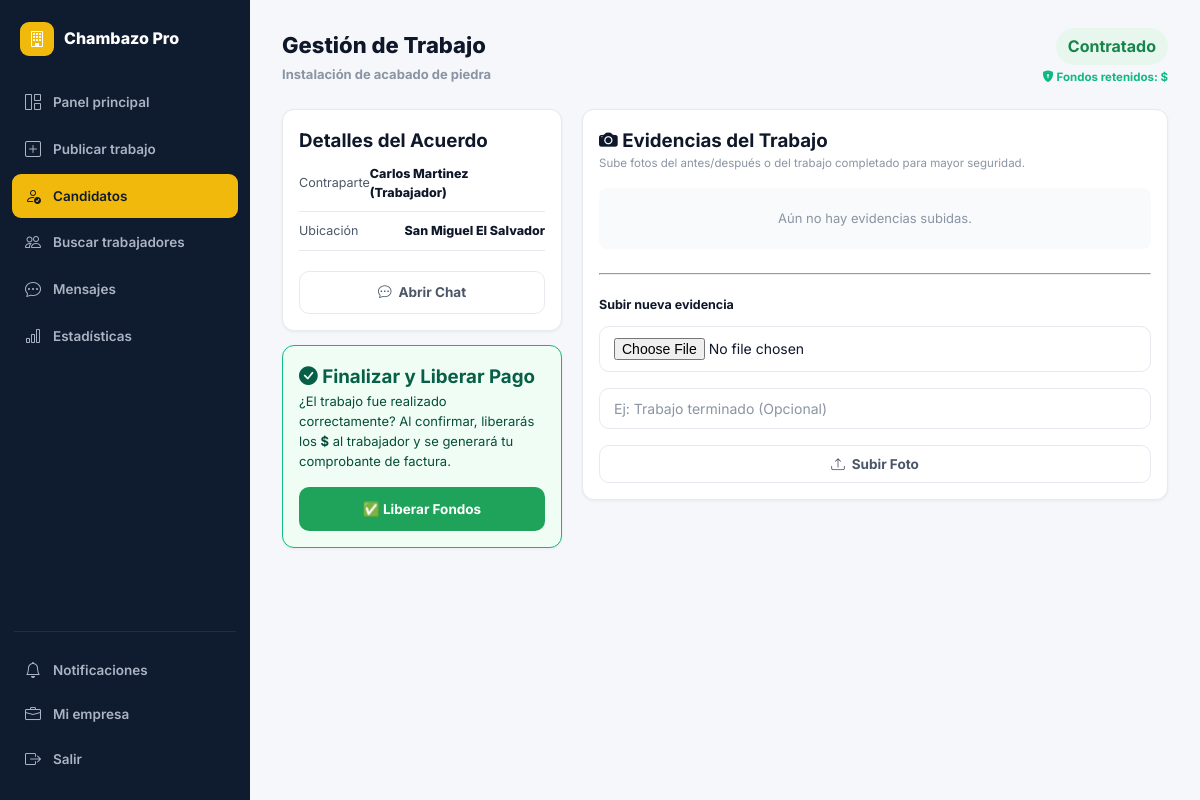
The page /solicitud/1/gestionar/ (signed in) on the database its author committed.
### core/models.py (models this page shows, shortened)
class Solicitud(models.Model):
    STATUS_CHOICES = [
        ('pendiente', 'Pendiente'),
        ('en_revision', 'En revisión'),
        ('aceptado', 'Aceptado'),
        ('rechazado', 'Rechazado'),
        ('contratado', 'Contratado'),
        ('en_progreso', 'En progreso'),
        ('completado', 'Completado'),
    ]
    trabajo   = models.ForeignKey(Trabajo, on_delete=models.CASCADE, related_name='solicitudes')
    trabajador= models.ForeignKey(User, on_delete=models.CASCADE, related_name='solicitudes')
    estado    = models.CharField(max_length=20, choices=STATUS_CHOICES, default='pendiente')
    mensaje   = models.TextField(blank=True)
    rapida    = models.BooleanField(default=False)
    tarifa_propuesta = models.DecimalField(max_digits=10, decimal_places=2, null=True, blank=True)
    pagado = models.BooleanField(default=False)
    total_a_pagar = models.DecimalField(max_digits=10, decimal_places=2, default=1.50)
    metodo_pago_id = models.CharField(max_length=100, blank=True)
    creado    = models.DateTimeField(auto_now_add=True)
    actualizado = models.DateTimeField(auto_now=True)
    class Meta:
        unique_together = ('trabajo', 'trabajador')
        ordering = ['-creado']

class Trabajo(models.Model):
    ESTADO_VACANTE = [
        ('disponible', 'Disponible'),
        ('en_proceso', 'En proceso'),
        ('ocupada', 'Ocupada'),
    ]
    contratista   = models.ForeignKey(User, on_delete=models.CASCADE, related_name='trabajos_publicados')
    titulo        = models.CharField(max_length=200)
    categoria     = models.CharField(max_length=50, choices=CATEGORY_CHOICES)
    descripcion   = models.TextField()
    requisitos    = models.TextField(blank=True)
    beneficios    = models.TextField(blank=True)
    ubicacion     = models.CharField(max_length=200)
    lat           = models.FloatField(null=True, blank=True)
    lng           = models.FloatField(null=True, blank=True)
    presupuesto   = models.DecimalField(max_digits=10, decimal_places=2)
    es_urgente    = models.BooleanField(default=False)
    estado_vacante= models.CharField(max_length=20, choices=ESTADO_VACANTE, default='disponible')
    activo        = models.BooleanField(default=True)
    creado        = models.DateTimeField(auto_now_add=True)
    actualizado   = models.DateTimeField(auto_now=True)
    habilidades_req = models.JSONField(default=list, blank=True)
    vistas        = models.PositiveIntegerField(default=0)
    modalidad     = models.CharField(max_length=20, choices=[
        ('presencial','Presencial'), ('remoto','Remoto'), ('hibrido','Híbrido')
    ], default='presencial')
    duracion      = models.CharField(max_length=100, blank=True,
                                     help_text='Ej: 3 días, 1 semana')
    verificacion_requerida = models.BooleanField(default=False)
    fecha_inicio  = models.DateField(null=True, blank=True)
    fecha_limite  = models.DateField(null=True, blank=True)
    nivel_experiencia = models.CharField(max_length=30, choices=[
        ('sin_experiencia', 'Sin experiencia previa'),
        ('intermedio', 'Intermedio (1-3 años)'),
        ('experto', 'Experto (+3 años)')
    ], default='intermedio')
    herramientas  = models.CharField(max_length=30, choices=[
        ('empleador', 'Proporcionadas por el empleador'),
        ('trabajador', 'El trabajador debe traer sus herramientas'),
        ('ambos', 'Mixto')
    ], default='empleador')
    horario       = models.CharField(max_length=100, blank=True, help_text='Ej: 8:00 AM - 5:00 PM')
    vacantes_disponibles = models.PositiveIntegerField(default=1)
    transporte_propio = models.BooleanField(default=False)
    contacto_emergencia_sitio = models.CharField(max_length=150, blank=True)
    comision_plataforma = models.DecimalField(max_digits=8, decimal_places=2, default=0.00)
    tarifa_urgencia     = models.DecimalField(max_digits=8, decimal_places=2, default=0.00)
    total_a_pagar       = models.DecimalField(max_digits=10, decimal_places=2, default=0.00)
    pagado        = models.BooleanField(default=False)
    fecha_pago    = models.DateTimeField(null=True, blank=True)
    metodo_pago_id= models.CharField(max_length=100, blank=True, help_text='ID de transacción / comprobante de tarjeta')
    fecha_pago    = models.DateTimeField(null=True, blank=True)
    class Meta:
        ordering = ['-creado']

### core/views.py (the view, shortened to what this page needs)
# urls.py: path('solicitud/<int:sol_pk>/gestionar/', views.gestionar_trabajo, name='gestionar_trabajo'),
@login_required
def gestionar_trabajo(request, sol_pk):
    solicitud = get_object_or_404(Solicitud, pk=sol_pk)
    if request.user != solicitud.trabajo.contratista and request.user != solicitud.trabajador:
        messages.error(request, 'No tienes permiso para ver este trabajo.')
        return redirect('home')
    escrow = getattr(solicitud, 'escrow', None)
    evidencias = solicitud.evidencias.all()
    ctx = ctx_base(request)
    ctx.update({
        'solicitud': solicitud,
        'escrow': escrow,
        'evidencias': evidencias,
        'active': 'candidatos' if request.user == solicitud.trabajo.contratista else 'solicitudes'
    })
    return render(request, 'core/gestionar_trabajo.html', ctx)

### core/context_processors.py (called while the page is built)
def global_settings(request):
    return {
        'GOOGLE_MAPS_KEY': getattr(settings, 'GOOGLE_MAPS_API_KEY', ''),
    }

### core/views.py (called while the page is built)
def ctx_base(request):
    ctx = {'GOOGLE_MAPS_KEY': settings.GOOGLE_MAPS_API_KEY}
    if request.user.is_authenticated:
        ctx['notif_count'] = Notificacion.objects.filter(usuario=request.user, leida=False).count()
        if request.user.profile.rol == 'trabajador':
            ctx['urgentes_count'] = Trabajo.objects.filter(activo=True, es_urgente=True).count()
            ctx['solicitudes_pend_count'] = Solicitud.objects.filter(
                trabajador=request.user, estado__in=['pendiente', 'en_revision']).count()
    return ctx

### core/templates/core/gestionar_trabajo.html (shortened to what this page needs)
{% extends 'core/base.html' %}
{% block body %}
{% if request.user == solicitud.trabajo.contratista %}
  {% include 'core/_sidebar_contratista.html' %}
{% else %}
  {% include 'core/_sidebar_trabajador.html' %}
{% endif %}
<div class="page-hd">
  <div>
    <h1>Gestión de Trabajo</h1>
    <p><strong>{{ solicitud.trabajo.titulo }}</strong></p>
  </div>
  <div style="text-align:right;">
    <div class="est-badge est-{{ solicitud.estado }}" style="font-size:1rem;padding:6px 12px;">{{ solicitud.get_estado_display }}</div>
    <div class="t-xs fw-700 mt-4" style="color:#10b981;">
      <i class="bi bi-shield-lock-fill"></i> Fondos retenidos: ${{ escrow.monto }}
    </div>
  </div>
</div>
<div class="layout-2col">
  <div>
    <div class="filter-card">
      <h3 style="margin-top:0;">Detalles del Acuerdo</h3>
      <div class="mini-stat-row">
        <span class="lbl">Contraparte</span>
        <span class="val">
          {% if request.user == solicitud.trabajo.contratista %}
            {{ solicitud.trabajador.get_full_name|default:solicitud.trabajador.username }} (Trabajador)
          {% else %}
            {{ solicitud.trabajo.contratista.get_full_name|default:solicitud.trabajo.contratista.username }} (Cliente)
          {% endif %}
        </span>
      </div>
      <div class="mini-stat-row">
        <span class="lbl">Ubicación</span>
        <span class="val">{{ solicitud.trabajo.ubicacion }}</span>
      </div>
      <div style="margin-top:20px; display:flex; gap:10px;">
        <a href="{% url 'mensajes_chat' solicitud.pk %}" class="btn btn-outline" style="flex:1; justify-content:center;">
          <i class="bi bi-chat-dots"></i> Abrir Chat
        </a>
      </div>
    </div>
    {% if request.user == solicitud.trabajo.contratista %}
      <div class="filter-card" style="background:#f0fdf4; border:1px solid #10b981;">
        <h3 style="margin-top:0; color:#065f46;"><i class="bi bi-check-circle-fill"></i> Finalizar y Liberar Pago</h3>
        <p class="t-sm" style="color:#064e3b; margin-bottom:16px;">
          ¿El trabajo fue realizado correctamente? Al confirmar, liberarás los <strong>${{ escrow.monto }}</strong> al trabajador y se generará tu comprobante de factura.
        </p>
        <form method="post" action="{% url 'liberar_fondos_escrow' solicitud.pk %}" onsubmit="return confirm('¿Estás seguro de liberar los fondos? Esta acción no se puede deshacer.');">
          <button type="submit" class="btn btn-g btn-full" style="padding:14px;">✅ Liberar Fondos</button>
        </form>
      </div>
    {% endif %}
  </div>
  <div>
    <div class="filter-card">
      <h3 style="margin-top:0;"><i class="bi bi-camera-fill"></i> Evidencias del Trabajo</h3>
      <p class="t-xs t-muted mb-16">Sube fotos del antes/después o del trabajo completado para mayor seguridad.</p>
      <div style="display:flex; flex-direction:column; gap:12px; margin-bottom:24px;">
        {% for ev in evidencias %}
          <div style="border:1px solid #e2e8f0; border-radius:8px; padding:12px; display:flex; gap:12px;">
            <img src="{{ ev.imagen.url }}" style="width:80px; height:80px; object-fit:cover; border-radius:4px;">
            <div>
              <div class="fw-700 t-sm">{{ ev.subido_por.get_full_name|default:ev.subido_por.username }} <span class="t-xs t-muted">({{ ev.tipo|title }})</span></div>
              <div class="t-xs t-muted mt-4">{{ ev.creado|date:"d M Y, h:i a" }}</div>
              {% if ev.descripcion %}<div class="t-sm mt-4">{{ ev.descripcion }}</div>{% endif %}
            </div>
          </div>
        {% empty %}
          <div class="t-sm t-muted" style="text-align:center; padding:20px; background:#f8fafc; border-radius:8px;">
            Aún no hay evidencias subidas.
          </div>
        {% endfor %}
      </div>
      <hr style="margin:20px 0;">
      <h4 style="margin-bottom:12px;">Subir nueva evidencia</h4>
      <form method="post" enctype="multipart/form-data">
        <div class="form-group">
          <input type="file" name="imagen" class="form-control" accept="image/*" required>
        </div>
        <div class="form-group">
          <input type="text" name="descripcion" class="form-control" placeholder="Ej: Trabajo terminado (Opcional)">
        </div>
        <button type="submit" class="btn btn-outline" style="width:100%;"><i class="bi bi-upload"></i> Subir Foto</button>
      </form>
    </div>
  </div>
</div>
{% include 'core/_sidebar_close.html' %}
{% endblock %}

### static/css/chambazo.css (style rules this page uses)
:root { --green:#1FA35A; --green-dark:#178449; --green-light:#e7f7ee; --green-glow:rgba(31,163,90,.18); --yellow:#F2B90D; --yellow-dark:#c99a08; --yellow-light:#fdf6dc; --red:#e5484d; --red-light:#fdeceb; --blue:#3b82f6; --blue-light:#e8f0fe; --purple:#8b5cf6; --purple-light:#f1ebfe; --navy:#0f1b2e; --navy-2:#16233a; --navy-3:#1c2c47; --dark:#0f172a; --mid:#4b5768; --muted:#8a94a3; --border:#e6e9ee; --bg:#f5f7fa; --white:#ffffff; --r-sm:8px; --r:12px; --r-lg:16px; --r-xl:22px; --sh:0 1px 3px rgba(15,23,42,.06); --sh-md:0 4px 14px rgba(15,23,42,.08); --sh-lg:0 10px 34px rgba(15,23,42,.12); --sh-xl:0 24px 64px rgba(15,23,42,.18); --font:'Inter',system-ui,sans-serif; --tr:all .18s cubic-bezier(.4,0,.2,1); }
*,*::before,*::after { box-sizing:border-box;margin:0;padding:0 }
html { scroll-behavior:smooth }
body { font-family:var(--font);background:var(--bg);color:var(--dark);line-height:1.55;-webkit-font-smoothing:antialiased }
a { color:inherit;text-decoration:none }
input,textarea,select,button { font-family:inherit }
.t-sm { font-size:13px }
.t-xs { font-size:11.5px }
.fw-700 { font-weight:700 }
.t-muted { color:var(--muted) }
.page-hd { display:flex;align-items:flex-start;justify-content:space-between;margin-bottom:22px;gap:14px;flex-wrap:wrap }
.page-hd h1 { font-size:22px;font-weight:800;color:var(--dark) }
.page-hd p { font-size:13px;color:var(--muted);margin-top:2px }
.btn { display:inline-flex;align-items:center;justify-content:center;gap:7px;padding:10px 18px;border-radius:10px;font-size:13.5px;font-weight:700;cursor:pointer;border:none;transition:var(--tr);white-space:nowrap }
.btn-g { background:var(--green);color:#fff }
.btn-outline { background:none;border:1.5px solid var(--border);color:var(--mid) }
.btn-full { width:100% }
.form-group { margin-bottom:16px }
.form-control { width:100%;padding:11px 14px;border-radius:10px;border:1.5px solid var(--border);font-size:14px;color:var(--dark);background:#fff;transition:var(--tr);outline:none }
.form-control::placeholder { color:var(--muted) }
.est-badge { display:inline-flex;align-items:center;gap:4px;padding:4px 11px;border-radius:99px;font-size:11px;font-weight:700 }
.est-disponible,.est-aceptado,.est-contratado,.est-activo,.est-pagado { background:var(--green-light);color:var(--green-dark) }
.filter-card { background:#fff;border-radius:var(--r);padding:16px;box-shadow:var(--sh);border:1px solid var(--border);margin-bottom:14px }
.filter-card h4 { font-size:12.5px;font-weight:700;color:var(--dark);margin-bottom:10px }
.mini-stat-row { display:flex;align-items:center;justify-content:space-between;padding:9px 0;border-bottom:1px solid var(--border);font-size:12.5px }
.mini-stat-row .lbl { color:var(--mid) }
.mini-stat-row .val { font-weight:800;color:var(--dark) }
.layout-2col { display:grid;grid-template-columns:280px 1fr;gap:20px;align-items:start }
.mb-16 { margin-bottom:16px }
.mt-4 { margin-top:4px }

### rows shown on the page
Solicitud: trabajo.titulo "Instalación de acabado de piedra", estado "Contratado", trabajador.get_full_name "Carlos Martinez", trabajo.ubicacion "San Miguel El Salvador"
